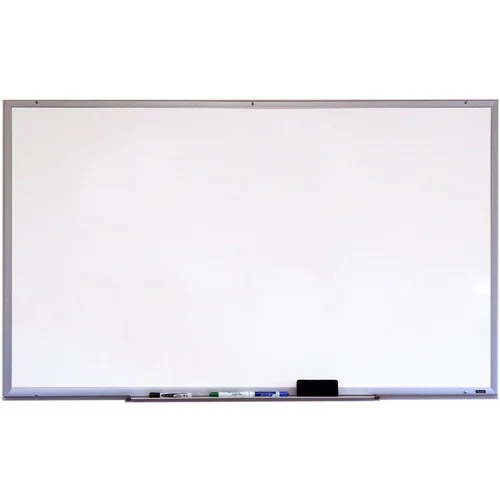
#> input picture lesson-8-drawing/data/whiteboard.webp, 500 x 500 px
$ python main.py
#> lines starting #> are read from the running program, lines starting #| are printed output that depends on the picture
import os
import cv2

img = cv2.imread(os.path.join(".", "data", "whiteboard.webp"))
#> img is the input picture: shape (500, 500, 3); mean B, G, R 242.4, 239.4, 241.2

# line
img_line = cv2.line(img, (100, 150), (300, 350), (0, 255, 0), 3)

# rectangle
img_rect = cv2.rectangle(img_line, (200, 200), (400, 400), (255, 0, 0), 2)

# circle
img_circle = cv2.circle(img_rect, (400, 100), 50, (0, 0, 255), cv2.FILLED)
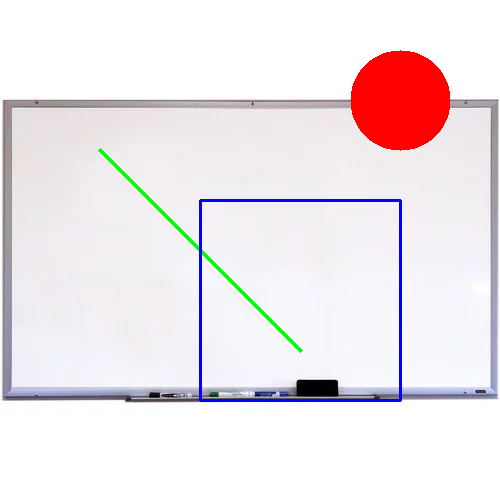
#> img_circle: shape (500, 500, 3); mean B, G, R 234.3, 230, 238.7

# text
img_text = cv2.putText(img_circle, "OpenCV", (50, 200), cv2.FONT_HERSHEY_SCRIPT_SIMPLEX, 1, (0, 0, 0), 2)

# cv2.imshow("Image", img)
cv2.imshow("Text", img_text)
cv2.waitKey(5000)
cv2.destroyAllWindows()
